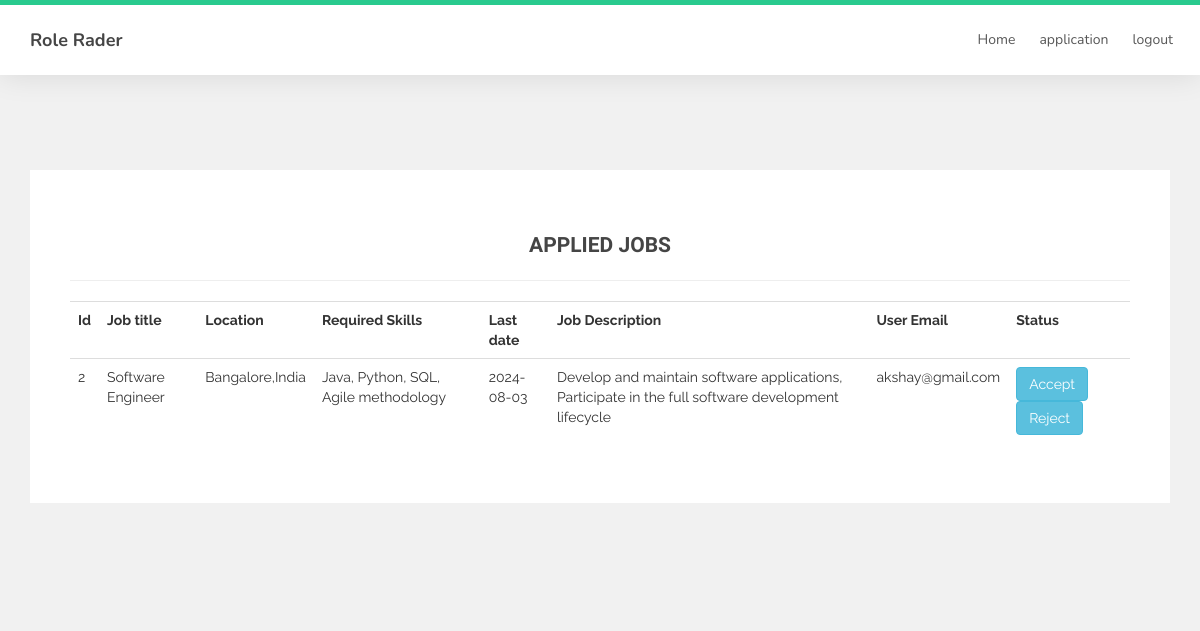
Page /application (signed in) on the committed database.
### tables this page shows
CREATE TABLE applied(id TEXT,
                job TEXT,
                location TEXT,
                skills TEXT,
                date TEXT,
                description TEXT,
                cname TEXT,
                cemail TEXT,
                uemail TEXT,
                status TEXT);

### app.py (the view)
@app.route('/application')
def application():
    connection = sqlite3.connect('user_data.db')
    cursor = connection.cursor()
    query = "SELECT * FROM applied WHERE cemail = '"+session['cemail']+"'"
    cursor.execute(query)
    result = cursor.fetchall()
    print(result)
    return render_template('application.html', result=result)

### templates/application.html (shortened to what this page needs)
<!DOCTYPE html>
<html lang="en">
<head>
     <link rel="stylesheet" href="http://127.0.0.1:5000/static/css/bootstrap.min.css">
     <link rel="stylesheet" href="http://127.0.0.1:5000/static/css/font-awesome.min.css">
     <link rel="stylesheet" href="http://127.0.0.1:5000/static/css/owl.carousel.css">
     <link rel="stylesheet" href="http://127.0.0.1:5000/static/css/owl.theme.default.min.css">
     <link rel="stylesheet" href="http://127.0.0.1:5000/static/css/style.css">
</head>
<body>
     <section class="navbar custom-navbar navbar-fixed-top" role="navigation">
          <div class="container">
               <div class="navbar-header">
                    <a href="#" class="navbar-brand">Role Rader</a>
               </div>
               <div class="collapse navbar-collapse">
                    <ul class="nav navbar-nav navbar-right">
                         <li><a href="/chome">Home</a></li>
                         <li><a href="/application">application</a></li>
                         <li><a href="/">logout</a></li>
                    </ul>
               </div>
          </div>
     </section>
     <div class="container">
     <div class="row">
        <div class="col-md-12">
          <div id="regForm">
            <center><h3>APPLIED JOBS</h3></center>
            <hr>
          {% if result %}
      <table class="table">
        <tr>
          <th>Id</th>
          <th>Job title</th>
          <th>Location</th>
          <th>Required Skills</th>
          <th>Last date </th>
          <th>Job Description</th>
          <th>User Email</th>
          <th>Status</th>
        </tr>
        {% for row in result %}
            <tr>
              {% for col in row[:6] %}
                  <td>{{col}}</td>
              {% endfor %}
              {% for col in row[8:-1] %}
                  <td>{{col}}</td>
              {% endfor %}
              <td>
                {% if row[-1] == 'pending' %}
                {% set email = row[8] %}
                  <a href="{{url_for('Accept', email=email)}}" class="btn btn-info">Accept</a> &nbsp; &nbsp;
                  <a href="{{url_for('Reject', email=email)}}" class="btn btn-info">Reject</a>
                {% else %}
                  {{row[-1]}}
                {% endif %}
              </td>
            </tr>
          {% endfor %}
      </table>
      {% endif %}
        </div>
        </div>
     </div>
</body>
</html>

### static/css/style.css (style rules this page uses)
body { background: #ffffff; font-family: 'Nunito', sans-serif; overflow-x: hidden; padding-top: 70px; }
h1,h2,h3,h4,h5,h6 { font-family: 'Muli', sans-serif; font-weight: bold; line-height: inherit; }
h3 { font-size: 1.5em; }
h3, h3 a { color: #454545; }
html { -webkit-font-smoothing: antialiased; }
a { color: #252525; -webkit-transition: 0.5s; transition: 0.5s; text-decoration: none !important; }
a, input, button, .form-control { -webkit-transition: 0.5s; transition: 0.5s; }
section { position: relative; padding: 100px 0; }
.custom-navbar { background: #ffffff; border-top: 5px solid #29ca8e; border-bottom: 0; -webkit-box-shadow: 0 1px 30px rgba(0, 0, 0, 0.1); -moz-box-shadow: 0 1px 30px rgba(0, 0, 0, 0.1); box-shadow: 0 1px 30px rgba(0, 0, 0, 0.1); padding: 12px 0; margin-bottom: 0; padding: 0; }
.custom-navbar .navbar-brand { color: #454545; font-size: 18px; font-weight: bold; line-height: 40px; }
.custom-navbar .navbar-nav.navbar-right li a { padding-right: 12px; padding-left: 12px; }
.custom-navbar .nav li a { line-height: 40px; color: #575757; padding-right: 22px; padding-left: 22px; }
section, .section-background .item, .section-background .courses-thumb, .section-background .team-thumb, main > section:nth-child(even) .item, main > section:nth-child(even) .courses-thumb, main > section:nth-child(even) .team-thumb, main > section { background: #fff; }

### templates/application.html (style rules this page uses)
* { box-sizing: border-box; }
body { background-color: #f1f1f1; }
#regForm { background-color: #ffffff; margin: 100px auto; font-family: Raleway; padding: 40px; width: 100%; min-width: 300px; }

### rows in the picture
applied: 6 "2", job "Software Engineer", location "Bangalore,India", skills "Java, Python, SQL, Agile methodology", date "2024-08-03", description "Develop and maintain software applications, Participate in the full software development lifecycle", uemail "akshay@gmail.com"
